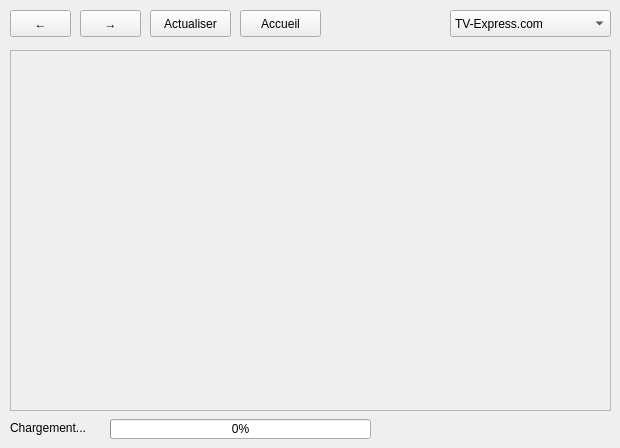
      <widget class="QWidget" name="tab_guide">
       <attribute name="title">
        <string>Guide</string>
       </attribute>
       <widget class="QPushButton" name="b_prev">
        <property name="geometry">
         <rect>
          <x>10</x>
          <y>10</y>
          <width>61</width>
          <height>27</height>
         </rect>
        </property>
        <property name="text">
         <string>←</string>
        </property>
       </widget>
       <widget class="QPushButton" name="b_fw">
        <property name="geometry">
         <rect>
          <x>80</x>
          <y>10</y>
          <width>61</width>
          <height>27</height>
         </rect>
        </property>
        <property name="text">
         <string>→</string>
        </property>
       </widget>
       <widget class="QPushButton" name="b_refresh">
        <property name="geometry">
         <rect>
          <x>150</x>
          <y>10</y>
          <width>81</width>
          <height>27</height>
         </rect>
        </property>
        <property name="text">
         <string>Actualiser</string>
        </property>
       </widget>
       <widget class="QComboBox" name="cbox_site">
        <property name="geometry">
         <rect>
          <x>450</x>
          <y>10</y>
          <width>161</width>
          <height>27</height>
         </rect>
        </property>
        <item>
         <property name="text">
          <string>TV-Express.com</string>
         </property>
        </item>
        <item>
         <property name="text">
          <string>Programme-TV.net</string>
         </property>
        </item>
        <item>
         <property name="text">
          <string>CesoirTV.com</string>
         </property>
        </item>
        <item>
         <property name="text">
          <string>TVMag.com</string>
         </property>
        </item>
        <item>
         <property name="text">
          <string>Programme.TV</string>
         </property>
        </item>
       </widget>
       <widget class="QPushButton" name="b_home">
        <property name="geometry">
         <rect>
          <x>240</x>
          <y>10</y>
          <width>81</width>
          <height>27</height>
         </rect>
        </property>
        <property name="text">
         <string>Accueil</string>
        </property>
       </widget>
       <widget class="QLabel" name="lbl_nav_state">
        <property name="geometry">
         <rect>
          <x>10</x>
          <y>419</y>
          <width>101</width>
          <height>17</height>
         </rect>
        </property>
        <property name="text">
         <string>Chargement...</string>
        </property>
       </widget>
       <widget class="QProgressBar" name="prgrbar_browser">
        <property name="geometry">
         <rect>
          <x>110</x>
          <y>419</y>
          <width>261</width>
          <height>20</height>
         </rect>
        </property>
        <property name="value">
         <number>0</number>
        </property>
        <property name="textVisible">
         <bool>true</bool>
        </property>
       </widget>
       <widget class="QFrame" name="web_frame">
        <property name="geometry">
         <rect>
          <x>10</x>
          <y>50</y>
          <width>601</width>
          <height>361</height>
         </rect>
        </property>
        <property name="minimumSize">
         <size>
          <width>601</width>
          <height>361</height>
         </size>
        </property>
        <property name="maximumSize">
         <size>
          <width>601</width>
          <height>361</height>
         </size>
        </property>
        <property name="frameShape">
         <enum>QFrame::StyledPanel</enum>
        </property>
        <property name="frameShadow">
         <enum>QFrame::Raised</enum>
        </property>
       </widget>
      </widget>
